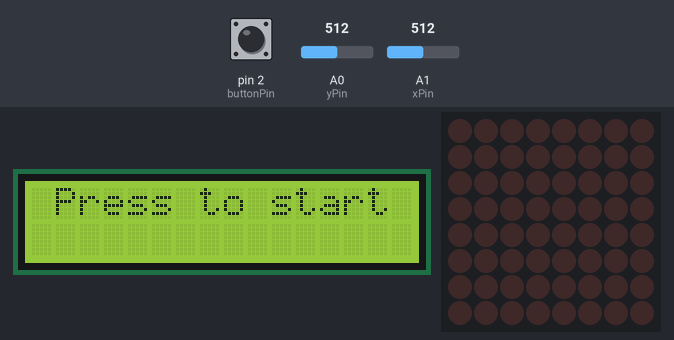
The sketch below on a simulated Arduino Uno, built with avr-gcc and run on an emulated ATmega328P. Parts: 16×2 character LCD, 8×8 LED matrix. The inputs (shaded band) are chosen by the test bench; at power-on: pin 2 (buttonPin) HIGH, A1 (xPin) = 512, A0 (yPin) = 512. Random numbers use the default seed unless the sketch sets one.

Above: at 1.2 s.
1.3 s: pin 2 (buttonPin) pulled LOW for 0.15 s
2.0 s: A1 (xPin) set to 683
At 2.92 s:
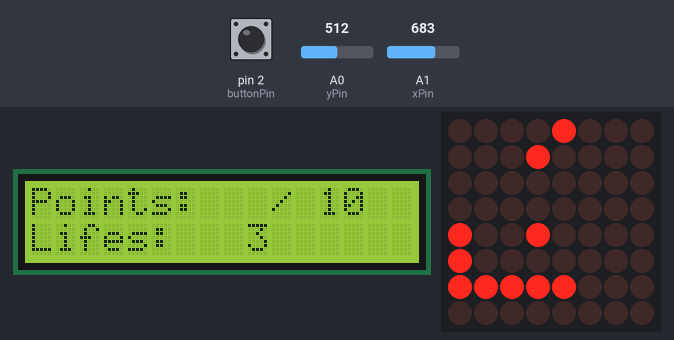
4.5 s: A1 (xPin) set to 712
At 5.48 s:
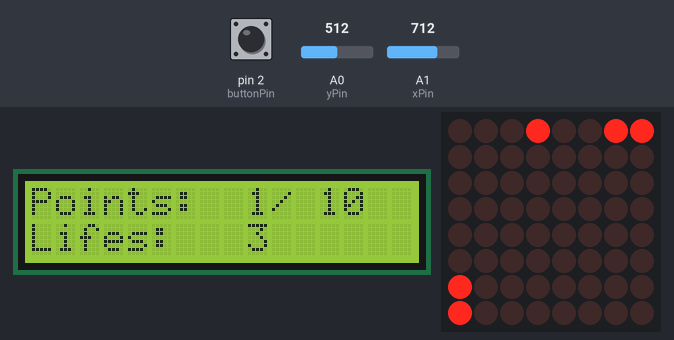
6.4 s: A0 (yPin) set to 309
7.9 s: A0 (yPin) set to 285
At 8.54 s:
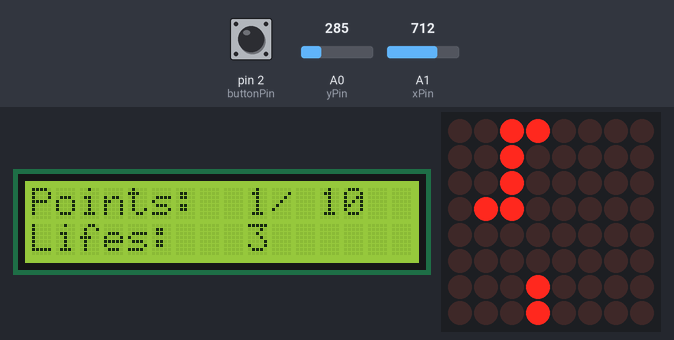
9.8 s: A1 (xPin) set to 312
11.3 s: A1 (xPin) set to 281
At 12.62 s:
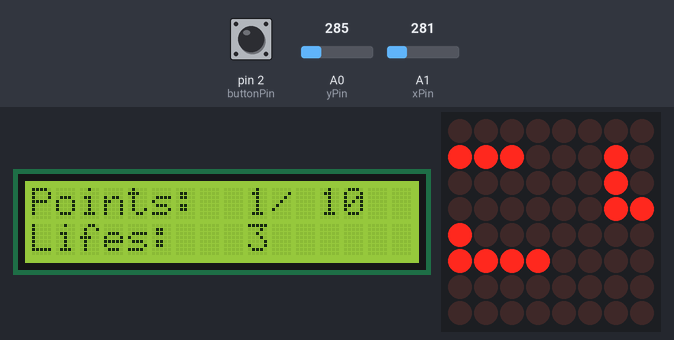

The sketch:

matrice.ino
```cpp
#include "LedControl.h" //  need the library
#include <stdio.h>
#include <time.h>
#include <LiquidCrystal.h>
#define L 20

#define waitUserInput 0
#define runGame 1
#define lost 2
#define win 3

LedControl lc=LedControl(12,11,10,1); //
LiquidCrystal lcd(8, 9, 6, 5, 4, 3);
// pin 12 is connected to the MAX7219 pin 1
// pin 11 is connected to the CLK pin 13
// pin 10 is connected to LOAD pin 12
// 1 as we are only using 1 MAX7219
int xPin = A1;
int yPin = A0;
int buttonPin = 2;

int xPosition = 0;
int yPosition = 0;
int buttonState = 0;

const char m[L][L] = {
  {1,1,0,0,0,1,0,0,0,0,0,0,1,1,1,1,0,0,1,1},
  {1,0,0,0,0,1,0,0,0,0,0,0,0,0,0,0,0,0,0,1},
  {1,0,0,0,0,1,0,0,0,0,0,0,0,0,0,0,0,0,0,0},
  {1,0,0,0,1,1,0,0,0,0,0,0,0,0,1,0,0,0,0,0},
  {0,0,0,0,0,0,0,0,0,0,0,0,0,0,1,0,0,0,0,0},
  {0,0,0,0,0,0,0,0,0,0,0,0,0,0,1,1,0,0,0,0},
  {1,1,1,0,0,0,1,0,0,0,0,0,0,0,1,0,0,0,0,0},
  {0,0,0,0,0,0,1,0,0,0,0,0,0,0,1,0,0,0,0,1},
  {0,0,0,0,0,0,1,1,1,1,1,0,0,0,0,0,0,0,0,1},
  {0,0,0,0,0,0,0,0,0,0,0,0,0,0,0,0,0,1,1,1},
  {1,1,1,1,0,0,0,0,0,0,0,0,0,0,0,0,0,0,0,1},
  {0,0,0,0,0,0,0,0,0,0,0,0,0,0,0,0,0,0,0,0},
  {0,0,0,0,0,0,0,0,0,0,0,1,1,1,1,1,0,0,0,0},
  {0,0,0,0,0,0,0,0,0,0,0,1,0,0,0,0,0,0,0,0},
  {0,0,0,1,1,1,1,1,1,0,0,0,0,0,0,0,0,0,0,0},
  {0,0,0,0,0,0,0,0,1,0,0,0,0,0,0,0,0,0,0,0},
  {0,0,0,0,0,0,0,0,0,0,0,0,0,1,0,0,0,0,0,0},
  {0,0,0,0,0,0,0,0,0,0,0,0,0,1,0,0,0,0,0,1},
  {1,0,0,0,0,0,0,0,0,0,0,0,0,1,1,1,0,0,0,1},
  {1,1,1,0,0,0,0,0,1,1,1,0,0,0,0,0,0,0,1,1},
};
short windowLine, windowColoumn, personLine = 6, personColumn = 9, pointLine = 3, pointColoumn = 9, points=0, lifes = 3, lcdCase = 99;
short dl[] = {-1, -1, 0, 1, 1, 1, 0, -1}, dc[] = {0, 1, 1, 1, 0, -1, -1, -1}, enemyTime = 0;
short enemyLine, enemyColoumn;
int time0, seconds;
bool buton;
short go = 0;
long long Time = 0;
void punct() {
  bool ok;
  do {
    pointLine = (Time + rand()) % 20;
    pointColoumn = (Time + rand()) % 20;
    ok = 1;
    if (m[pointLine][pointColoumn] != 0 || (personLine == pointLine && personColumn == pointColoumn)) {
      ok = 0;
    }
    int lv, cv;
    for (int i = 0; i < 7; ++i) {
      lv = pointLine + dl[i];
      cv = pointColoumn + dc[i];
      if (lv > 0 && cv > 0 && lv < L && cv < L && m[lv][cv] == 1) ok = 0;
    }
    if(pointLine > 0 && m[pointLine - 1][pointColoumn] == 1) ok = 0;
    if(pointColoumn > 0 && m[pointLine][pointColoumn - 1] == 1) ok = 0;
    if(pointLine < L - 1 && m[pointLine + 1][pointColoumn] == 1) ok = 0;
    if(pointColoumn < L - 1 && m[pointLine][pointColoumn + 1] == 1) ok = 0;
  } while (!ok);
}
void setup()
{
  lcd.begin(16, 2);
  Time = 0;
  // the zero refers to the MAX7219 number, it is zero for 1 chip
  lc.shutdown(0,false);// turn off power saving, enables display
  lc.setIntensity(0,3);// sets brightness (0~15 possible values)
  lc.clearDisplay(0);// clear screen

  // initialize serial communications at 9600 bps:
  Serial.begin(9600);

  pinMode(xPin, INPUT);
  pinMode(yPin, INPUT);

  //activate pupersonLine-up resistor on the push-button pin
  pinMode(buttonPin, INPUT_PULLUP);
  srand(time(NULL));
  // For versions prior to Arduino 1.0.1
  // pinMode(buttonPin, INPUT);
  // digitalWrite(buttonPin, HIGH);
}
void afisare(short Time) {
  if(Time % 70 == 0) {
    windowLine = personLine - 4;
    windowColoumn = personColumn - 3;
    if (windowLine < 0) {
      windowLine = 0;
    }
    if (windowColoumn < 0) {
      windowColoumn = 0;
    }
    if (windowLine + 7 >= L) {
      windowLine = L - 8;
    }
    if (windowColoumn + 7 >= L) {
      windowColoumn = L - 8;
    }
    for (int i = 0; i < 8; ++i) {
      for (int j = 0; j < 8; ++j) {
        if((windowLine + i != personLine || windowColoumn + j != personColumn) && (windowLine + i != pointLine || windowColoumn + j != pointColoumn) && (windowLine + i != enemyLine || windowColoumn + j != enemyColoumn)) {
          if (m[windowLine + i][windowColoumn + j] == 1) {
            lc.setLed(0, i, j, true);
          } else {
            lc.setLed(0, i, j, false);
          }
        }
      }
    }
  }
  if (Time % 71 == 0) {
    enemyTime = (enemyTime + 1) % 8;
    enemyLine = pointLine + dl[enemyTime];
    enemyColoumn = pointColoumn + dc[enemyTime];
    if(personLine == enemyLine && personColumn == enemyColoumn) {
      --lifes;
      lcd.setCursor(9, 1);
      lcd.print(lifes);
      if (lifes == 0) {
        go = lost;
      }
    }
    if (windowLine <= enemyLine && enemyLine <= windowLine + 7 && windowColoumn <= enemyColoumn && enemyColoumn <= windowColoumn + 7) {
      lc.setLed(0, enemyLine - windowLine, enemyColoumn - windowColoumn, true);
    }
  }
  if (Time % 70 == 0) {
    if (Time % 280 == 0) {
     lc.setLed(0, personLine - windowLine, personColumn - windowColoumn, false);
    }
    else {
      lc.setLed(0, personLine - windowLine, personColumn - windowColoumn, true);
    }
    if (windowLine <= pointLine && pointLine <= windowLine + 7 && windowColoumn <= pointColoumn && pointColoumn <= windowColoumn + 7) {
      lc.setLed(0, pointLine - windowLine, pointColoumn - windowColoumn, true);
    }
  }
}
void pers(short Time) {
  if(Time % 101) return;
  int xPosition, yPosition;
  xPosition = analogRead(xPin);
  yPosition = analogRead(yPin);
  if (xPosition < 300 && personLine < L - 1 && m[personLine + 1][personColumn] == 0) {
    ++personLine;
  }
  if (yPosition < 300 && personColumn > 0 && m[personLine][personColumn - 1] == 0) {
    --personColumn;
  }
  if (xPosition > 700 && personLine > 0 && m[personLine - 1][personColumn] == 0) {
    --personLine;
  }
  if (yPosition > 700 && personColumn < L - 1 && m[personLine][personColumn + 1] == 0) {
    ++personColumn;
  }
  if(personLine == pointLine && personColumn == pointColoumn) {
    ++points;
    if (points == 10) {
      go = win;
    }
    lcd.setCursor(9, 0);
    lcd.print(points);
    punct();
  }
  /*if(personLine == enemyLine && personColumn == enemyColoumn) {
    --lifes;
    lcd.setCursor(9, 1);
    lcd.print(lifes);
    if (lifes == 0) {
      go = lost;
    }
  }*/
}


void loop()
{
  switch (go) {
    case waitUserInput:
      if (lcdCase != waitUserInput) {
        lcdCase = waitUserInput;
        lcd.setCursor(0, 0);
        lcd.print(" Press to start");
      }
      buton = digitalRead(buttonPin);
      if (buton == 0) {
        go = runGame;
      }
    break;
    case runGame:
      if (lcdCase != runGame) {
        lcdCase = runGame;
        lcd.setCursor(0, 0);
        lcd.print("Points:         ");
        lcd.setCursor(0, 1);
        lcd.print("Lifes:          ");
        lcd.setCursor(9, 0);
        lcd.print(points + " / 10");
        lcd.setCursor(9, 1);
        lcd.print(lifes);
        time0 = millis();
      }
      afisare(Time);
      pers(Time);
      if (Time == 9223372036854775807) {
        go = lost;
      }
    break;
    case lost:
      if (lcdCase != lost) {
        lcdCase = lost;
        lcd.setCursor(0, 0);
        lcd.print("  You looost! ");
        lcd.setCursor(0, 1);
        lcd.print("points:       ");
        lcd.setCursor(9, 1);
        lcd.print(points);
      }
      buton = digitalRead(buttonPin);
      if (buton == 0) {
         go = runGame;
         personLine = 6, personColumn = 9, pointLine = 3, pointColoumn = 9, points=0, lifes = 3, lcdCase = 99;
         Time = 0;
      }
    break;
    case win:
      if (lcdCase != win) {
        lcdCase = win;
        lcd.setCursor(0, 0);
        lcd.print("  You win...    ");

        for (int i = 0; i < 8; ++i) {
          for (int j = 0; j < 8; ++j) {
            lc.setLed(0, i, j, true);
          }
        }

        lcd.setCursor(0, 1);
        seconds = (millis() - time0) / 1000;
        lcd.print("seconds:           ");
        lcd.setCursor(10, 1);
        lcd.print(seconds);
      }
      buton = digitalRead(buttonPin);
      if (buton == 0) {
         go = runGame;
         personLine = 6, personColumn = 9, pointLine = 3, pointColoumn = 9, points=0, lifes = 3, lcdCase = 99;
         Time = 0;
      }
    break;
  }
  ++Time;
  delay(1);
}
```

Measured:
- the behaviour switches between 700 and 701 on A1 (xPin) (found by bisection; images 1 and 2)
- the behaviour switches between 300 and 299 on A0 (yPin) (found by bisection; images 2 and 3)
- the behaviour switches between 300 and 299 on A1 (xPin) (found by bisection; images 3 and 4)
